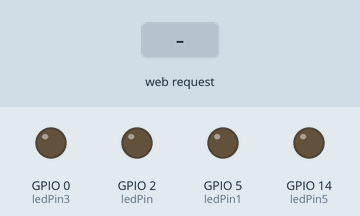
Bench run of a sketch on a simulated ESP8266 (NodeMCU). Shown: output pins drawn as LEDs (lit = HIGH). The inputs (shaded band) are chosen by the test bench. WiFi joins after 1.5 s; servers stay silent unless stated; what the sketch prints to the serial monitor is not drawn.

Above: at 2.7 s.
2.8 s: HTTP request GET /LED=OFF received
At 3.3 s:
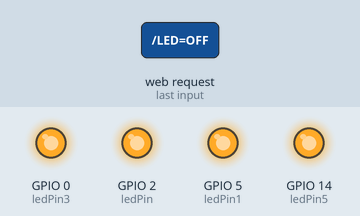
4.3 s: HTTP request GET /LED=ON received
At 5.6 s:
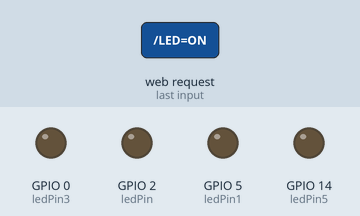
Timing chart, 0 to 7.3 s (numbered marks = the images above; inputs shaded):
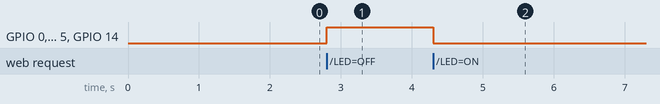

Measured:
- after the input at 2.8 s, GPIO 0 (ledPin3), GPIO 2 (ledPin), GPIO 5 (ledPin1), GPIO 14 (ledPin5): LOW → HIGH at once
- after the input at 4.3 s, GPIO 0 (ledPin3), GPIO 2 (ledPin), GPIO 5 (ledPin1), GPIO 14 (ledPin5): HIGH → LOW at once

The sketch:

wateringapp.ino
```cpp
#include "ESP8266WiFi.h";
const char* ssid = "BachichiHome";
const char* password = "mamina1326";
int ledPin = LED_BUILTIN; // GPIO13
int ledPin1 = 5; // GPIO13
int ledPin3 = 0; // GPIO13
int ledPin5 = 14; // GPIO13
WiFiServer server(80);
void setup() {
 Serial.begin(115200);
 delay(10);
 pinMode(ledPin, OUTPUT);
 pinMode(ledPin1, OUTPUT);
 pinMode(ledPin3, OUTPUT);
 pinMode(ledPin5, OUTPUT);
 digitalWrite(ledPin, LOW);
 digitalWrite(ledPin1, LOW);
 digitalWrite(ledPin3, LOW);
 digitalWrite(ledPin5, LOW);
 // Connect to WiFi network
 Serial.println();
 Serial.println();
 Serial.print("Connecting to ");
 Serial.println(ssid);
 WiFi.begin(ssid, password);
 while (WiFi.status() != WL_CONNECTED) {
   delay(500);
   Serial.print(".");
 }
 Serial.println("");
 Serial.println("WiFi connected");
 // Start the server
 server.begin();
 Serial.println("Server started");
 // Print the IP address
 Serial.print("Use this URL to connect: ");
 Serial.print("http://");
 Serial.print(WiFi.localIP());
 Serial.println("/");
}
void loop() {
 // Check if a client has connected
 WiFiClient client = server.available();
 if (!client) {
   return;
 }
 // Wait until the client sends some data
 Serial.println("new client");
 while(!client.available()){
   delay(1);
 }
 // Read the first line of the request
 String request = client.readStringUntil('\r');
 Serial.println(request);
 client.flush();
 // Match the request
 int value = HIGH;
 if (request.indexOf("/LED=ON") != -1)  {
   digitalWrite(ledPin, LOW);
   digitalWrite(ledPin1, LOW);
   digitalWrite(ledPin3, LOW);
   digitalWrite(ledPin5, LOW);
   value = LOW;
 }
 if (request.indexOf("/LED=OFF") != -1)  {
   digitalWrite(ledPin, HIGH);
   digitalWrite(ledPin1, HIGH);
   digitalWrite(ledPin3, HIGH);
   digitalWrite(ledPin5, HIGH);
   value = HIGH;
 }
// Set ledPin according to the request
//digitalWrite(ledPin, value);
 // Return the response
client.println("<html>");
client.println("<link rel='stylesheet' href='https://stackpath.bootstrapcdn.com/bootstrap/4.1.3/css/bootstrap.min.css' integrity='sha384-MCw98/SFnGE8fJT3GXwEOngsV7Zt27NXFoaoApmYm81iuXoPkFOJwJ8ERdknLPMO' crossorigin='anonymous'>");
client.println("<body style='background: #ffffff; width: 90%; margin-left: 5%; text-align: center;'>");
client.println("<h1 style='font-size: 4em; margin-top: 10px;'>Riegomatic 3000</h1><br>");
if(value == LOW) {
  client.println("<div class='alert alert-success' style='font-size: 3em;' role='alert'>En funcionamiento</div>");
}
else
{
  client.println("<div class='alert alert-warning' style='font-size: 3em;' role='alert'>Apagado</div><br>");
}
client.println("<a type='button' class='btn btn-primary' style='font-size: 3em;' href=\"/LED=ON\"\">Prender</a>");
client.println("<a type='button' class='btn btn-secondary' style='font-size: 3em;' href=\"/LED=OFF\"\">Apagar</a><br />  ");
client.println("</body></html>");

}
```
